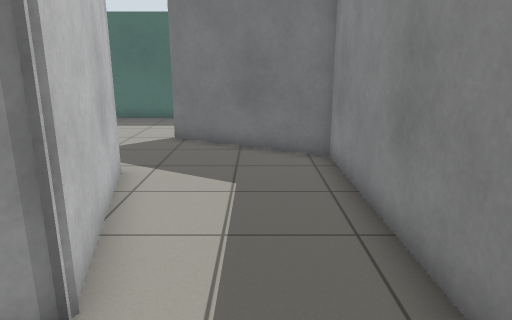
[1] (above)

24 first-person views from a walk through a robot-simulator world made for Gazebo. The camera is 1.2 m above the floor, tilts 14° down and sees 70° across. The floor is counted in squares, 0.5 m on a side. Each view is taken from the middle of a square. On the plan, view 1 faces up. The plan holds only what a view shows up to about 20 squares ahead; the rest is blank.

[2]
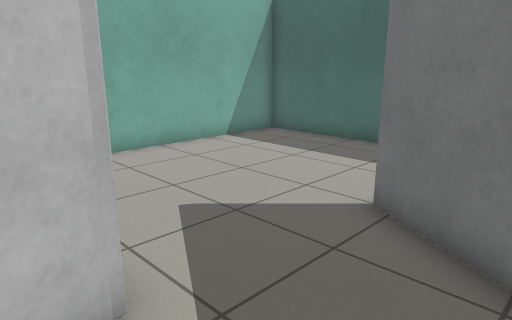

[3]
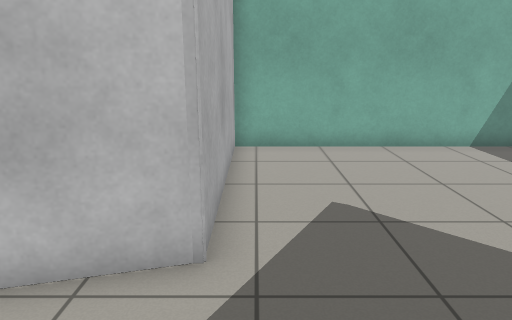

[4]
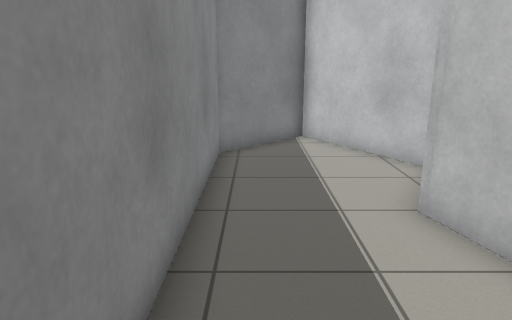

[5]
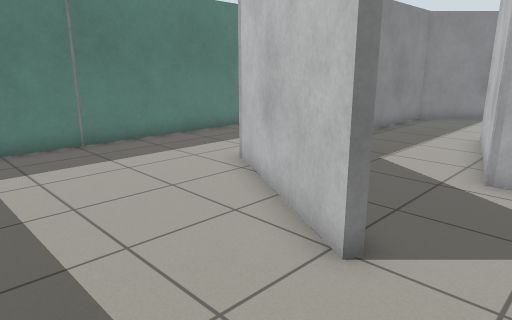

[6]
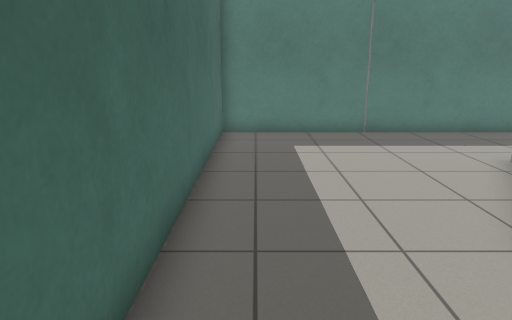

[7]
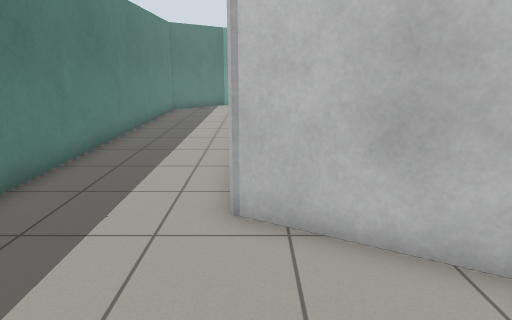

[8]
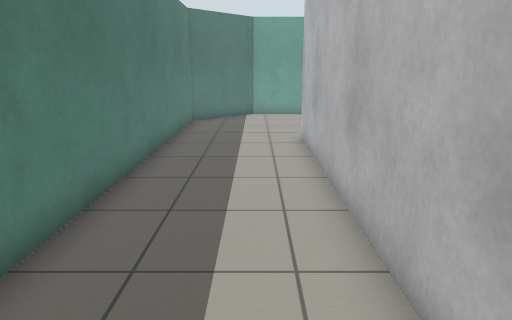

[9]
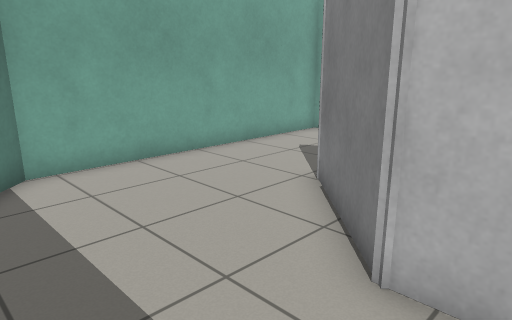

[10]
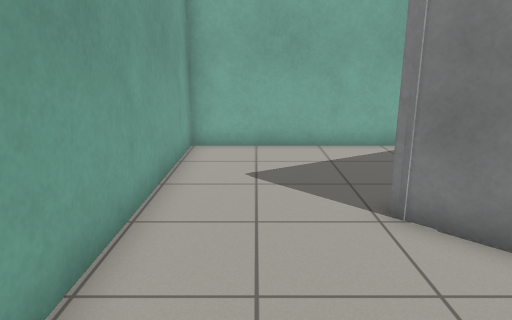

[11]
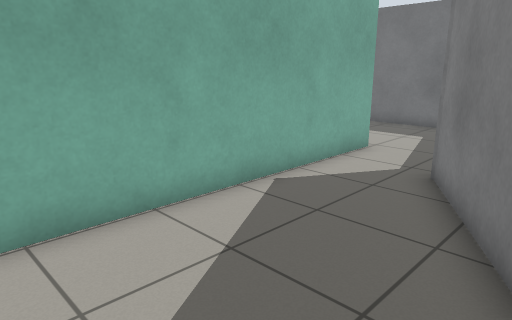

[12]
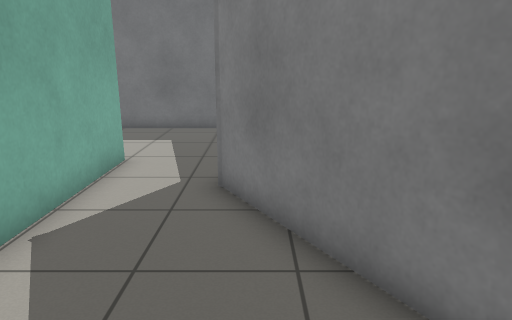

[13]
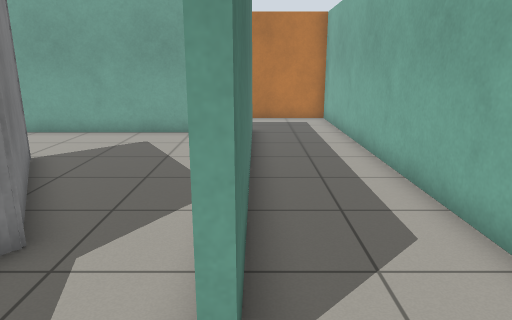

[14]
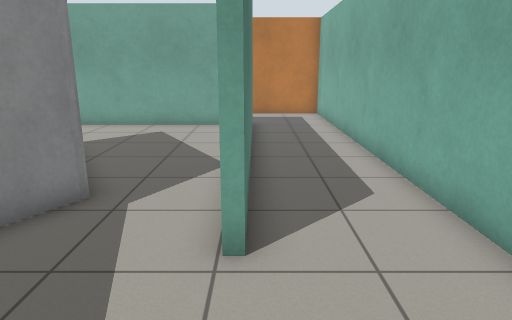

[15]
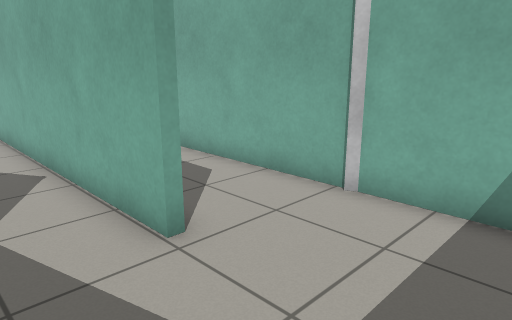

[16]
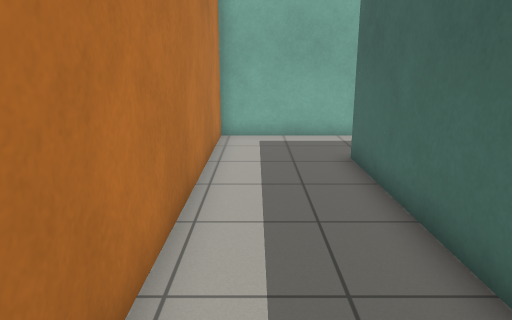

[17]
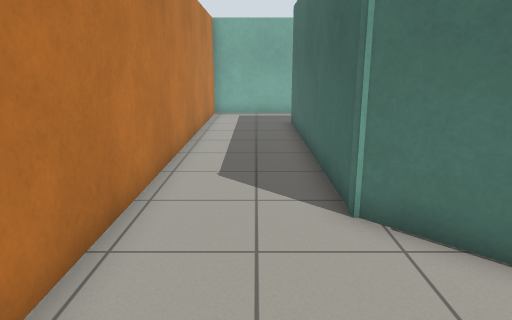

[18]
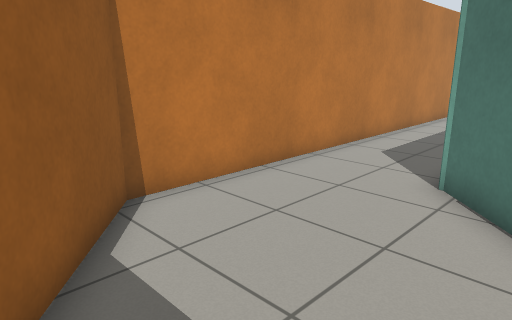

[19]
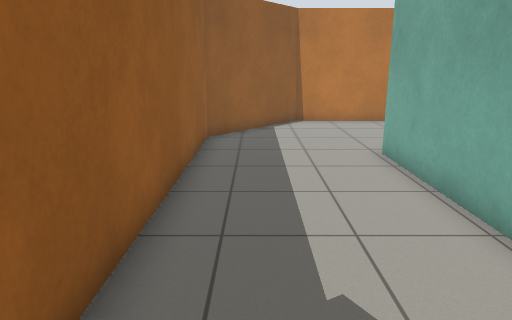

[20]
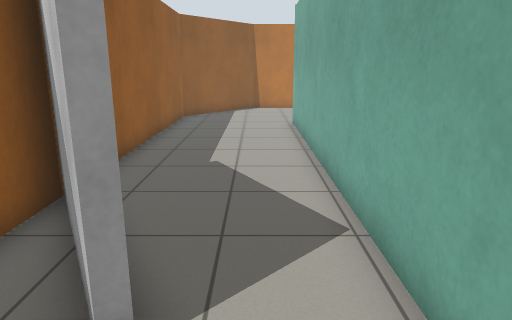

[21]
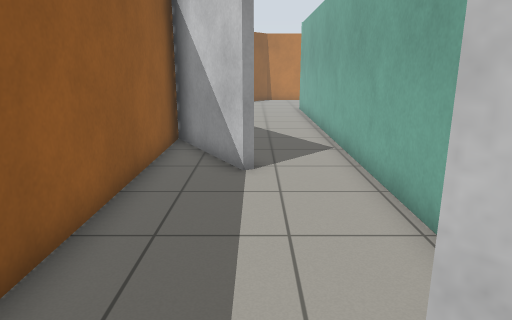

[22]
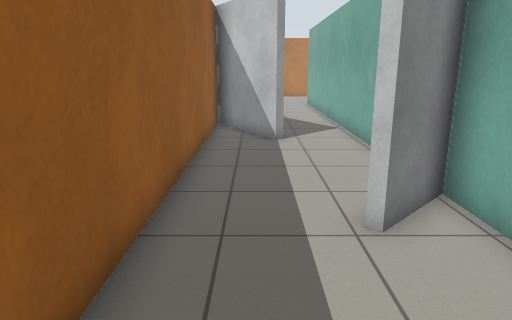

[23]
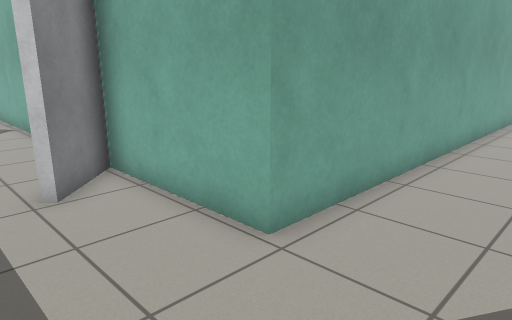

[24]
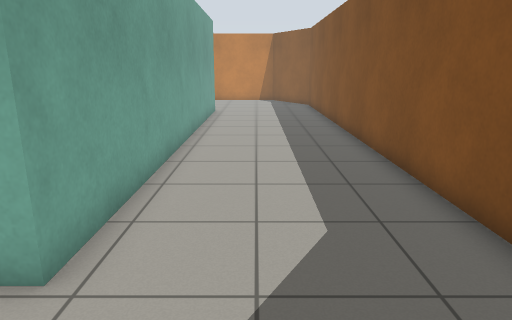

### Floor plan
Points are (right, up) in squares from view 1. A wall is a line through its corners. A room is listed if a view was taken in it or the views show most of it. See-through windows are left out.
Room 1 (views 1, 2, 3, 4, 5, 6)
walls: (-2.8, 13.2) (-0.3, 11.7); (-0.5, 18.3) (-10.4, 18.3) (-10.4, 8.3) (-3.2, 8.3) (-1.8, 3.1) (-2.1, 2.6); (-3.2, 0.1) (-0.7, -4.3) (2.1, -1.5) (2.1, 10) (-2.9, 12.9)
ways out: opening at (-0.6, 15) to room 2
Room 2 (views 7, 8, 9, 10, 11, 12, 13, 14, 15)
walls: (2.4, 9) (2.4, -1.6) (-0.8, -4.8); (-0.4, -4.5) (-0.8, -4.7) (-3.8, 0.4) (-3, 1.8); (-4.5, 8) (-7.4, 8); (-0.3, 11.7) (2.5, 10.1); (-6.6, 2.8) (-6.6, -9.1) (4.1, -9.1) (7, -6.2) (7, 18.3) (-0.5, 18.3)
ways out: opening at (-0.6, 15) to room 1; opening at (-7, 5) to room 3
Room 3 (views 16, 17, 18, 19)
walls: (5.9, -7.8) (4.3, -9.4) (-6.9, -9.4) (-6.9, 2.6); (12.7, 3.2) (12.7, 4.9); (7.3, 8.6) (7.3, -6.3); (-7.4, 8) (-9.4, 8); (-10.4, 6.1) (-10.4, -13.3) (9.1, -13.3) (12.7, -9) (12.7, 1.9)
ways out: opening at (-7, 5) to room 2; opening at (9, 7.7) to room 4
Room 4 (view 20)
walls: (9.9, 7.2) (10.3, 7.4) (12.7, 3.2); (7.3, 11.1) (7.3, 8.6); (12.7, 4.9) (12.7, 13.4)
ways out: opening at (9, 7.7) to room 3; opening at (11, 14) to room 5
Room 5 (views 21, 22, 23, 24)
walls: (-9.6, 18.6) (7.3, 18.6) (7.3, 13.1) (9.1, 14.9) (9.4, 14.6); (6.4, 24.6) (-9.8, 24.6); (12.7, 13.4) (12.7, 17.9)
ways out: opening at (11, 14) to room 4

Positions as (right, up) in squares from view 1, and headings:
1: (0, 0), facing up
2: (0, 7), facing up-left
3: (1, 9), facing left
4: (1, 9), facing down
5: (-5, 17), facing down-right
6: (-7, 17), facing right
7: (2, 16), facing down
8: (4, 11), facing down
9: (6, 0), facing down-left
10: (5, -7), facing left
11: (-1, -8), facing up-left
12: (-3, -7), facing up
13: (-7, 5), facing down
14: (-7, 7), facing down
15: (-4, 7), facing down-left
16: (3, -12), facing left
17: (10, -11), facing left
18: (12, -7), facing down-left
19: (11, 4), facing down
20: (9, 10), facing down
21: (10, 16), facing down
22: (11, 20), facing down
23: (11, 22), facing down-left
24: (11, 21), facing left
